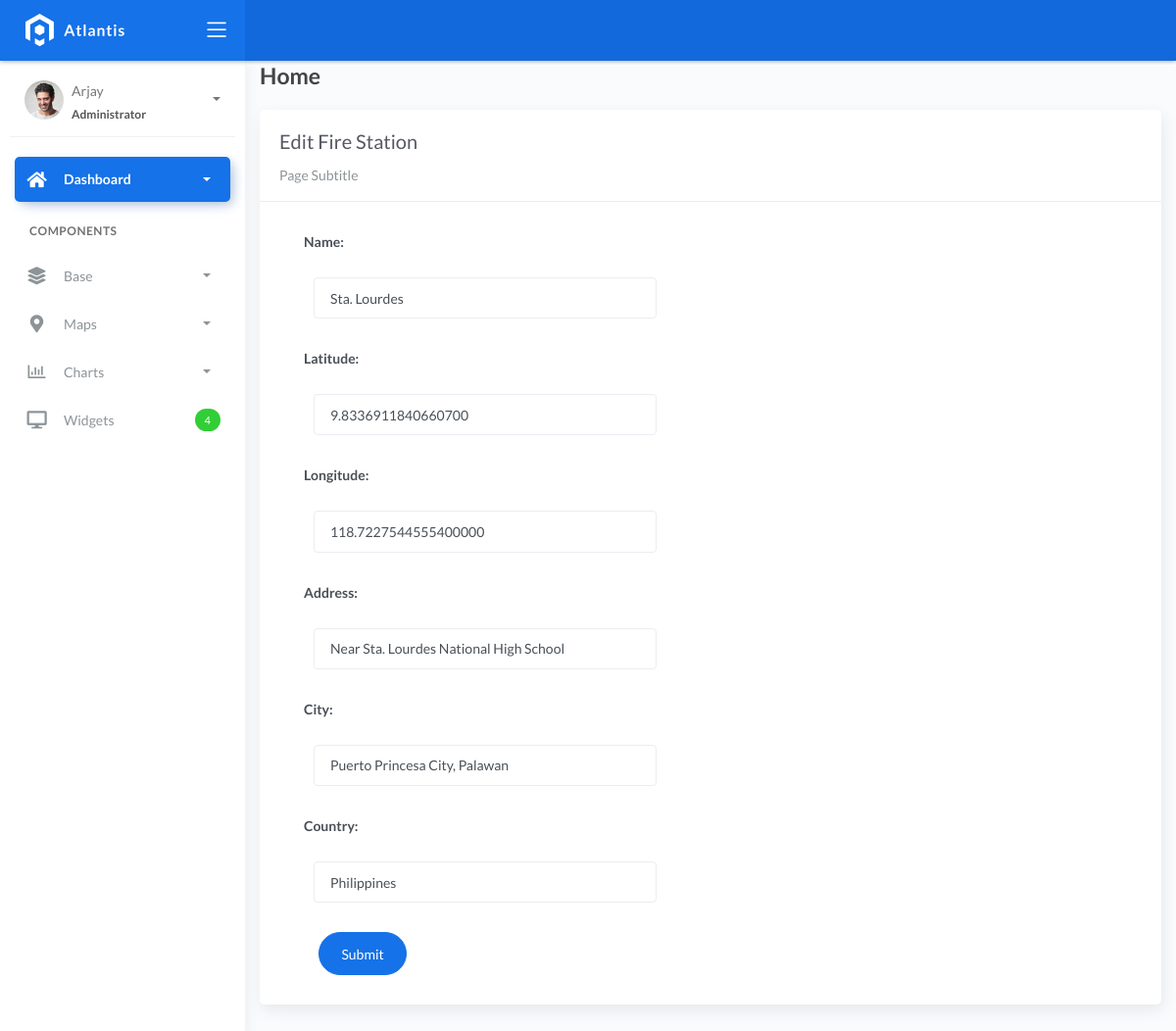
The page /fireStation_list/1 on the database as committed earlier.
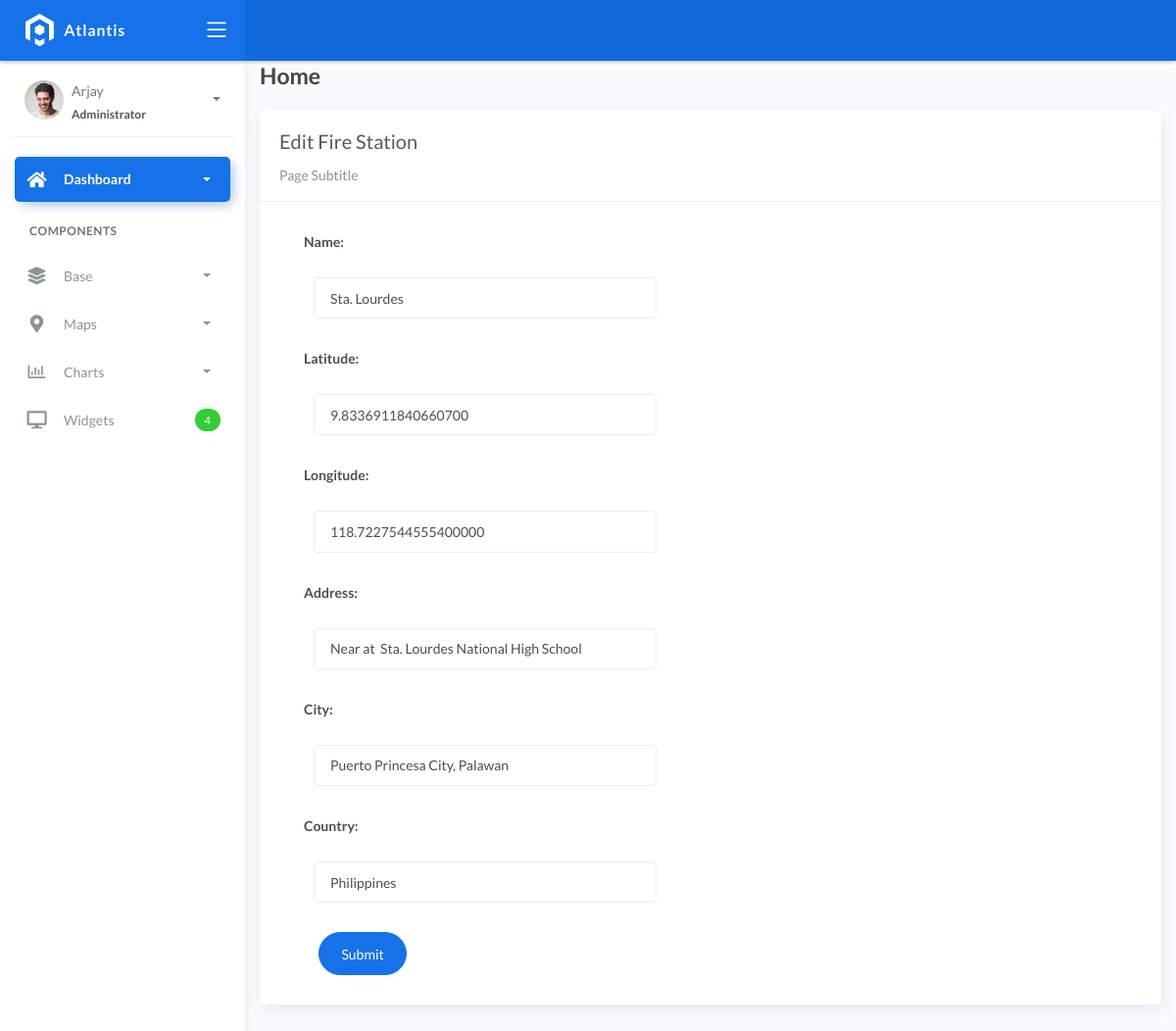
The same page on the database as committed later.
### fire/models.py (models this page shows, shortened)
class BaseModel(models.Model):
    created_at = models.DateTimeField(auto_now_add=True, db_index=True)
    updated_at = models.DateTimeField(auto_now=True)
    class Meta:
        abstract = True

class FireStation(BaseModel):
    name = models.CharField(max_length=150)
    latitude = models.DecimalField(max_digits=22, decimal_places=16, null=True, blank=True)
    longitude = models.DecimalField(max_digits=22, decimal_places=16, null=True, blank=True)
    address = models.CharField(max_length=150)
    city = models.CharField(max_length=150)  # can be in separate table
    country = models.CharField(max_length=150)  # can be in separate table

### fire/views.py (the view, shortened to what this page needs)
# urls.py: path('fireStation_list/<pk>', FireStationUpdateView.as_view(), name='fireStation-update'),
class FireStationUpdateView(UpdateView):
    model = FireStation
    fields = "__all__"
    context_object_name = "fireStation"
    template_name = 'firestation_edit.html'
    success_url = reverse_lazy('fireStation-list')

### templates/firestation_edit.html
{% extends 'base.html' %} {% load static %} {% block content %}
<div class="content">
    <div class="container-fluid">
        <h4 class="page-title">Home</h4>
        <div class="row">
            <div class="col-md-12">
                <div class="card">
                    <div class="card-header">
                        <div class="card-title">Edit Fire Station</div>
                        <div class="card-category">Page Subtitle</div>
                    </div>
                    <div class="col-md-6">
                        <div class="card-body">
                            <form class="" action="" method="post" novalidate>
                                {% csrf_token %} {% include 'includes/form.html' %}
                                <div class="form-group">
                                    <div class="col-md-12 col-sm-3">
                                        <button type="submit" class="btn btn-primary btn-rounded">Submit</button>
                                    </div>
                                </div>
                            </form>
                        </div>
                    </div>
                </div>
            </div>
        </div>
    </div>
</div>
{% endblock %}

### templates/includes/form.html (shortened to what this page needs)
{% load widget_tweaks %}
{% for field in form %}
<div class="field item form-group">
    <label>{{ field.label_tag }}</label>
  <div class="form-group">
    {% render_field field class="form-control" %}
  </div>
</div>
{% endfor %}

Rows that differ between the two databases and show on the page:
changed FireStation "Sta. Lourdes": address "Near Sta. Lourdes National High School" → "Near at Sta. Lourdes National High School"
